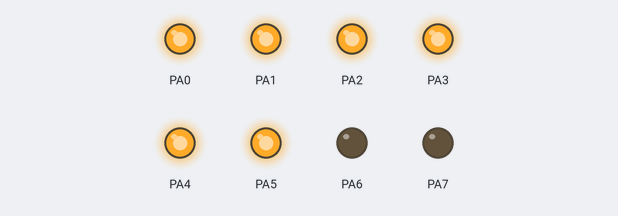
Bench run of a program on a simulated ATmega16, built with avr-gcc and emulated at 1 MHz. Shown: output pins drawn as LEDs (lit = HIGH).

Above: at 0.5 s.
At 2.5 s:
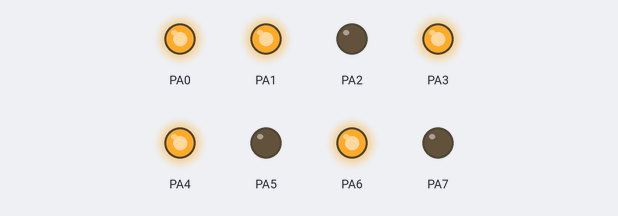
At 3.5 s:
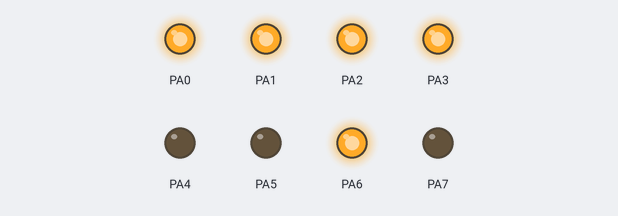
At 5.5 s:
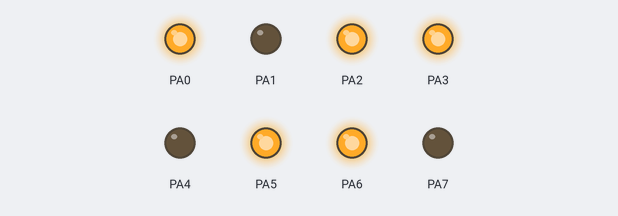
At 8.5 s:
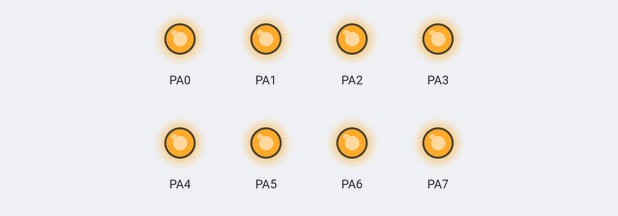
At 11.5 s:
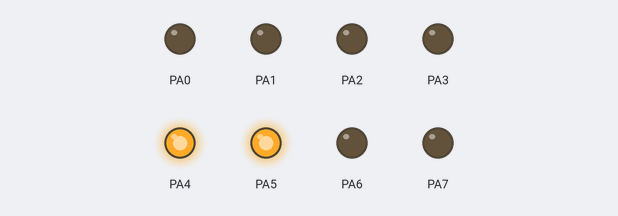
Timing chart, 0 to 13.0 s (numbered marks = the images above):
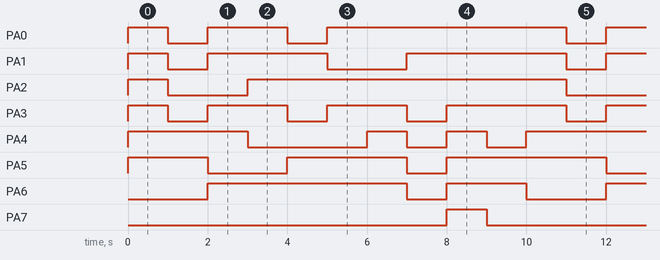

The program:

main.c
```c
/*
 * example 3.c
 *
 * Created: 25/02/2018 11:53:12 م
 * Author : hp
 */
#define F_CPU 1000000UL
#include <avr/io.h>
#include <util/delay.h>

int main(void)
{
	DDRA = 0b11111111;
    while (1)
    {
		PORTA = 0b00111111;                                       //number 0
		_delay_ms(1000);
		PORTA = 0b00110000;                                       //number 1
		_delay_ms(1000);
		PORTA = 0b01011011;                                   //number 2
		_delay_ms(1000);
		PORTA = 0b01001111;                                 //number 3
		_delay_ms(1000);
		PORTA = 0b01100110;                               //number 4
		_delay_ms(1000);
		PORTA = 0b01101101;                              //number 5
		_delay_ms(1000);
		PORTA = 0b01111101;                             //number 6
		_delay_ms(1000);
		PORTA = 0b00000111;                           //number 7
		_delay_ms(1000);
		PORTA = 0b11111111;                         //number 8
		_delay_ms(1000);
		PORTA = 0b01101111;                       //number 9
		_delay_ms(1000);
    }
	return 0;
}
```

Measured:
- by itself, PA0: repeats every 10.0 s: LOW 1.0 s, HIGH 2.0 s, LOW 1.0 s, HIGH 6.0 s
- by itself, PA1: repeats every 10.0 s: LOW 1.0 s, HIGH 3.0 s, LOW 2.0 s, HIGH 4.0 s
- by itself, PA2: repeats every 10.0 s: LOW 2.0 s, HIGH 8.0 s
- by itself, PA3: repeats every 10.0 s: 2 × (LOW 1.0 s, HIGH 2.0 s), LOW 1.0 s, HIGH 3.0 s
- by itself, PA4: repeats every 10.0 s: LOW 3.0 s, 2 × (HIGH 1.0 s, LOW 1.0 s), HIGH 3.0 s
- by itself, PA5: repeats every 10.0 s: LOW 2.0 s, HIGH 3.0 s, LOW 1.0 s, HIGH 4.0 s
- by itself, PA6: repeats every 10.0 s: LOW 1.0 s, HIGH 2.0 s, LOW 2.0 s, HIGH 5.0 s
- by itself, PA7: alternates HIGH for 1.0 s and LOW for 9.0 s
